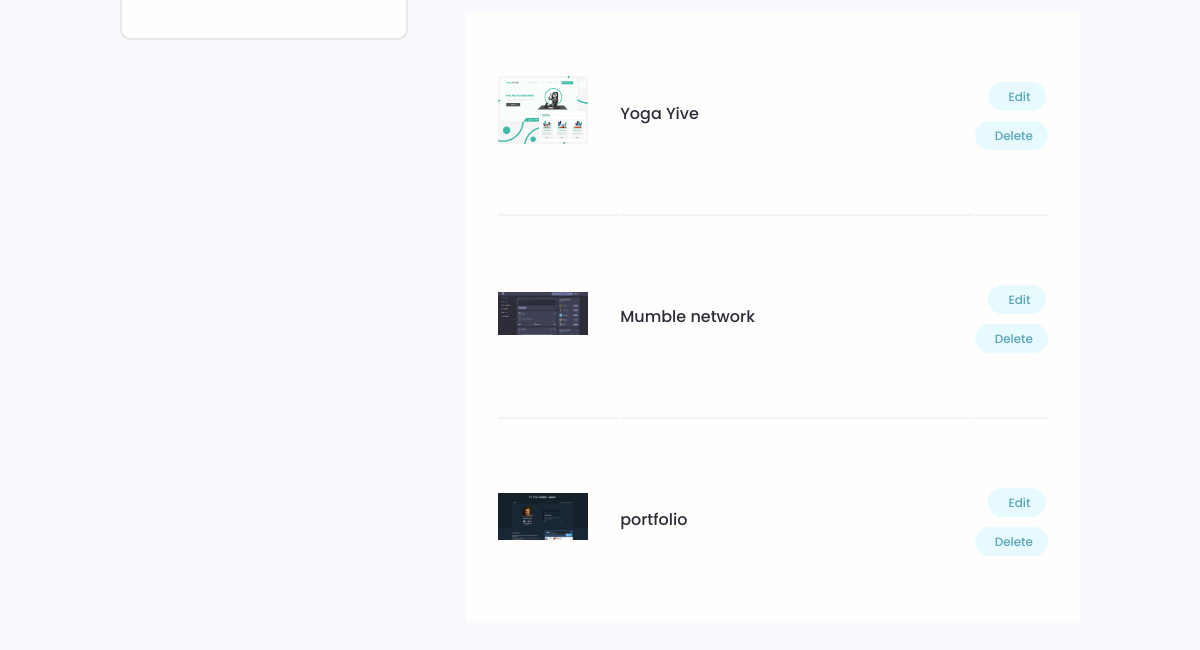
Page /account/ (signed in, lower part) on the earlier database version.
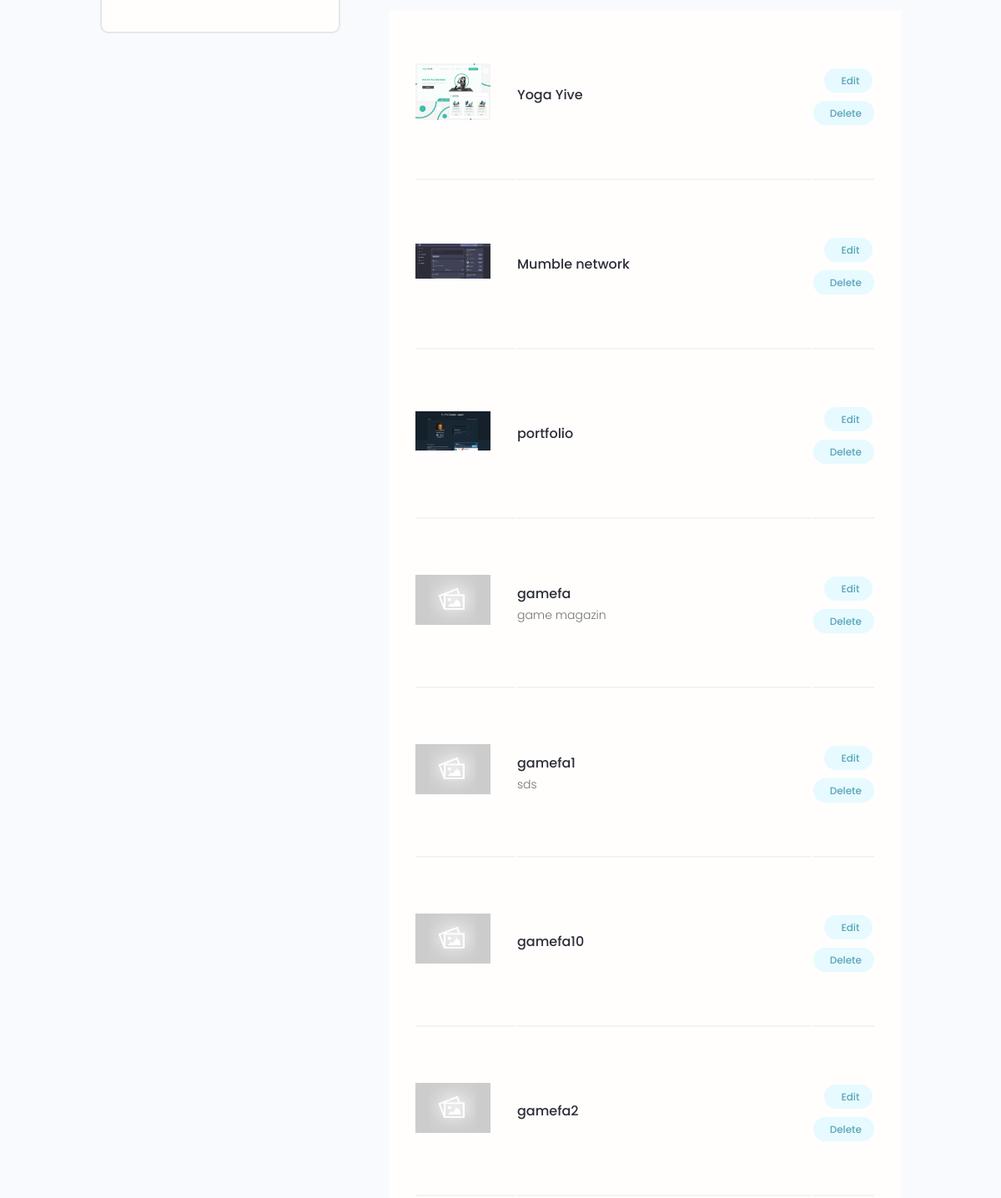
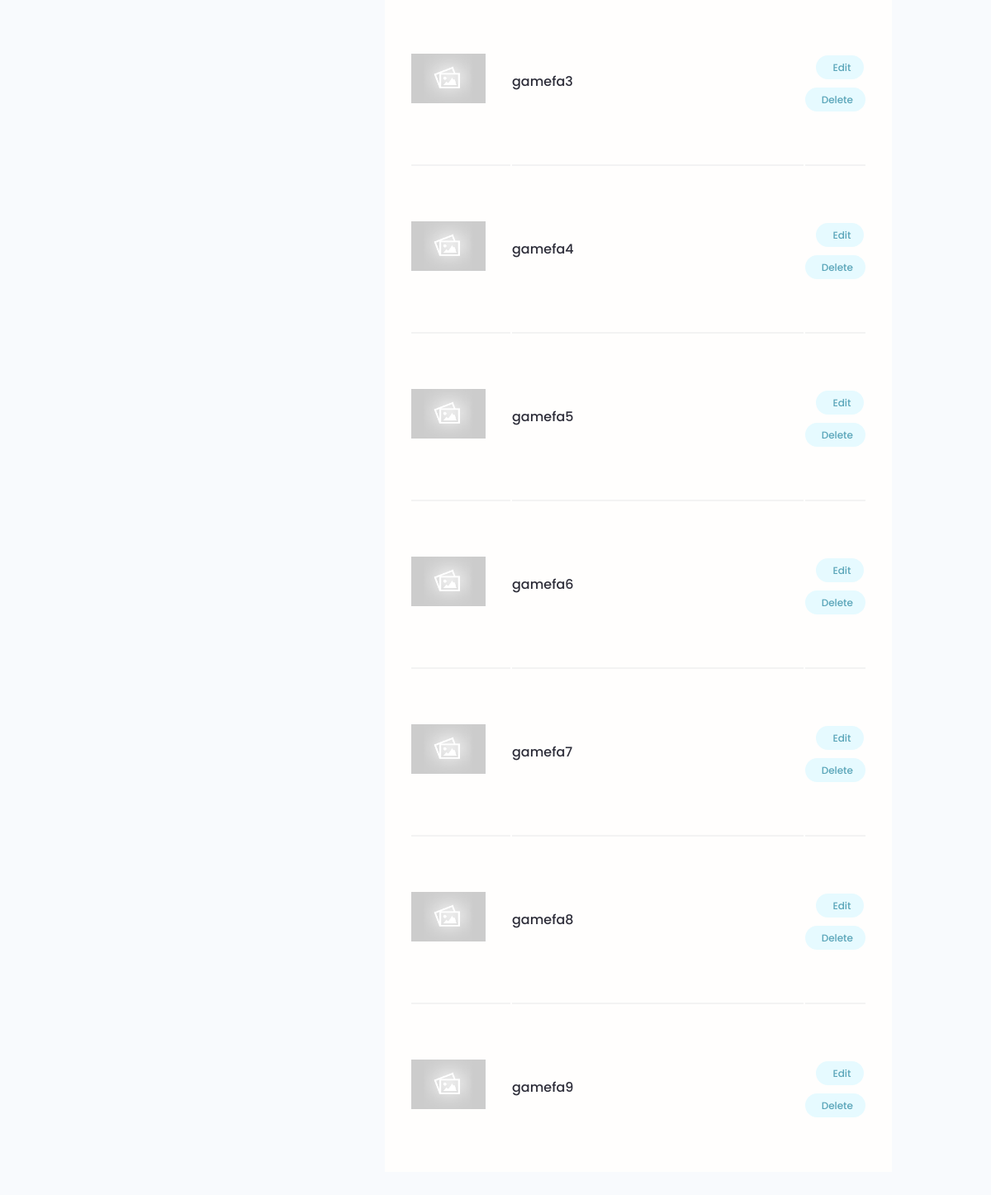
Same page on the later database version (2 pictures, top to bottom).
### projects/models.py (models this page shows, shortened)
class Project(models.Model):
    owner = models.ForeignKey(Profile, null=True, blank=True, on_delete=models.SET_NULL)
    title = models.CharField(max_length=200)
    description = models.TextField(null=True, blank= True) # null is for database and blank is for django
    featured_image = models.ImageField(null=True, blank= True, default='default.jpg')
    demo_link = models.CharField(max_length=2000, null=True, blank=True)
    source_link = models.CharField(max_length=2000, null=True, blank=True)
    tags = models.ManyToManyField('Tag', blank=True)
    vote_total = models.IntegerField(default=0, null=True, blank=True)
    vote_ratio = models.IntegerField(default=0, null=True, blank=True)
    created = models.DateTimeField(auto_now_add=True)
    id = models.UUIDField(default=uuid.uuid4, unique=True, primary_key=True, editable=False)
    class Meta:
        ordering = ['-vote_ratio', '-vote_total', 'title']

### users/views.py (the view)
# urls.py: path('account/', views.user_account, name='account'),
@login_required(login_url='login')
def user_account(request):
    profile = request.user.profile
    skills = profile.skill_set.all()
    projects = profile.project_set.all()
    context = {'profile':profile, 'skills':skills, 'projects':projects}
    return render(request, 'users/account.html', context)

### users/templates/users/account.html (shortened to what this page needs)
 {% extends 'main.html' %}
 {% block content %}
  <main class="settingsPage profile my-md">
    <div class="container">
      <div class="layout">
        <div class="column column--1of3">
          <div class="card text-center">
            <div class="card__body dev">
            </div>
          </div>
        </div>
        <div class="column column--2of3">
          <table class="settings__table">
            {% for project in projects %}
            <tr>
              <td class="settings__thumbnail">
                <a href="{% url 'project' project.id %}"><img src="{{project.featured_image.url}}" alt="Project Thumbnail" /></a>
              </td>
              <td class="settings__tableInfo">
                <a href="{% url 'project' project.id %}">{{project.title}}</a>
                <p>{{project.description|slice:"150"}}</p>
              </td>
              <td class="settings__tableActions">
                <a class="tag tag--pill tag--main settings__btn" href="{% url 'update-project' project.id %}"> Edit</a>
                <a class="tag tag--pill tag--main settings__btn" href="{% url 'delete-project' project.id %}?next=/account">
                  Delete</a>
              </td>
            </tr>
            {% endfor %}
          </table>
        </div>
      </div>
    </div>
  </main>
  {% endblock content %}

Differences in the rows shown:
added Project: featured_image (placeholder picture), title "gamefa", description "game magazin"
added Project: featured_image (placeholder picture), title "gamefa1", description "sds"
added Project: featured_image (placeholder picture), title "gamefa10"
added Project: featured_image (placeholder picture), title "gamefa2"
added Project: featured_image (placeholder picture), title "gamefa3"
added Project: featured_image (placeholder picture), title "gamefa4"
added Project: featured_image (placeholder picture), title "gamefa5"
added Project: featured_image (placeholder picture), title "gamefa6"
added Project: featured_image (placeholder picture), title "gamefa7"
added Project: featured_image (placeholder picture), title "gamefa8"
added Project: featured_image (placeholder picture), title "gamefa9"
